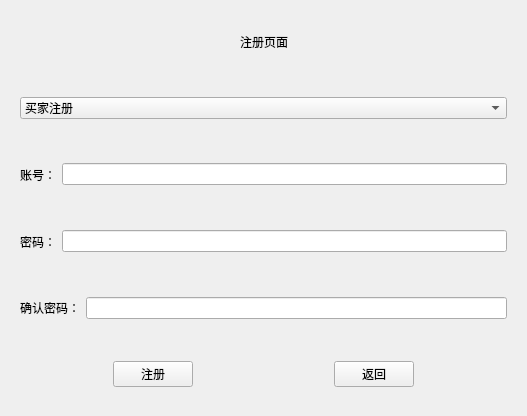
<?xml version="1.0" encoding="UTF-8"?>
<ui version="4.0">
 <class>widgetRegister</class>
 <widget class="QWidget" name="widgetRegister">
  <property name="geometry">
   <rect>
    <x>0</x>
    <y>0</y>
    <width>527</width>
    <height>416</height>
   </rect>
  </property>
  <property name="windowTitle">
   <string>Form</string>
  </property>
  <layout class="QVBoxLayout" name="verticalLayout">
   <item>
    <widget class="QWidget" name="widget_2" native="true">
     <layout class="QHBoxLayout" name="horizontalLayout_2">
      <item>
       <spacer name="horizontalSpacer">
        <property name="orientation">
         <enum>Qt::Horizontal</enum>
        </property>
        <property name="sizeHint" stdset="0">
         <size>
          <width>202</width>
          <height>20</height>
         </size>
        </property>
       </spacer>
      </item>
      <item>
       <widget class="QLabel" name="label_2">
        <property name="text">
         <string>注册页面</string>
        </property>
       </widget>
      </item>
      <item>
       <spacer name="horizontalSpacer_2">
        <property name="orientation">
         <enum>Qt::Horizontal</enum>
        </property>
        <property name="sizeHint" stdset="0">
         <size>
          <width>201</width>
          <height>20</height>
         </size>
        </property>
       </spacer>
      </item>
     </layout>
    </widget>
   </item>
   <item>
    <widget class="QWidget" name="widget" native="true">
     <layout class="QHBoxLayout" name="horizontalLayout">
      <item>
       <widget class="QComboBox" name="comboBox">
        <item>
         <property name="text">
          <string>买家注册</string>
         </property>
        </item>
        <item>
         <property name="text">
          <string>卖家注册</string>
         </property>
        </item>
       </widget>
      </item>
     </layout>
    </widget>
   </item>
   <item>
    <widget class="QWidget" name="widget_3" native="true">
     <layout class="QHBoxLayout" name="horizontalLayout_3">
      <item>
       <widget class="QLabel" name="label_4">
        <property name="text">
         <string>账号：</string>
        </property>
       </widget>
      </item>
      <item>
       <widget class="QLineEdit" name="lineEditUserName"/>
      </item>
     </layout>
    </widget>
   </item>
   <item>
    <widget class="QWidget" name="widget_4" native="true">
     <layout class="QHBoxLayout" name="horizontalLayout_4">
      <item>
       <widget class="QLabel" name="label_5">
        <property name="text">
         <string>密码：</string>
        </property>
       </widget>
      </item>
      <item>
       <widget class="QLineEdit" name="lineEditPassage"/>
      </item>
     </layout>
    </widget>
   </item>
   <item>
    <widget class="QWidget" name="widget_5" native="true">
     <layout class="QHBoxLayout" name="horizontalLayout_5">
      <item>
       <widget class="QLabel" name="label_6">
        <property name="text">
         <string>确认密码：</string>
        </property>
       </widget>
      </item>
      <item>
       <widget class="QLineEdit" name="lineEditPassageConfirm"/>
      </item>
     </layout>
    </widget>
   </item>
   <item>
    <widget class="QWidget" name="widget_6" native="true">
     <layout class="QHBoxLayout" name="horizontalLayout_6">
      <item>
       <spacer name="horizontalSpacer_3">
        <property name="orientation">
         <enum>Qt::Horizontal</enum>
        </property>
        <property name="sizeHint" stdset="0">
         <size>
          <width>40</width>
          <height>20</height>
         </size>
        </property>
       </spacer>
      </item>
      <item>
       <widget class="QPushButton" name="pushButtonRegister">
        <property name="text">
         <string>注册</string>
        </property>
       </widget>
      </item>
      <item>
       <spacer name="horizontalSpacer_4">
        <property name="orientation">
         <enum>Qt::Horizontal</enum>
        </property>
        <property name="sizeHint" stdset="0">
         <size>
          <width>135</width>
          <height>20</height>
         </size>
        </property>
       </spacer>
      </item>
      <item>
       <widget class="QPushButton" name="pushButtonExist">
        <property name="text">
         <string>返回</string>
        </property>
       </widget>
      </item>
      <item>
       <spacer name="horizontalSpacer_5">
        <property name="orientation">
         <enum>Qt::Horizontal</enum>
        </property>
        <property name="sizeHint" stdset="0">
         <size>
          <width>40</width>
          <height>20</height>
         </size>
        </property>
       </spacer>
      </item>
     </layout>
    </widget>
   </item>
  </layout>
 </widget>
 <resources/>
 <connections/>
</ui>
